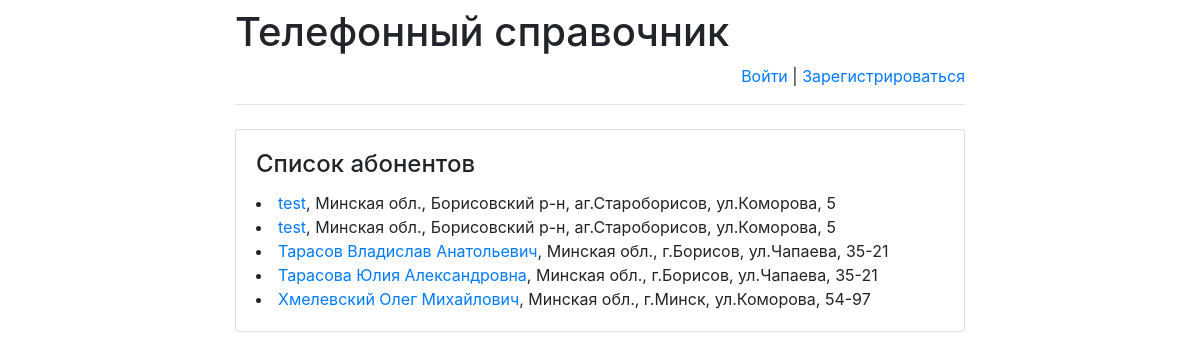
Before: /phones/ with the older database file.
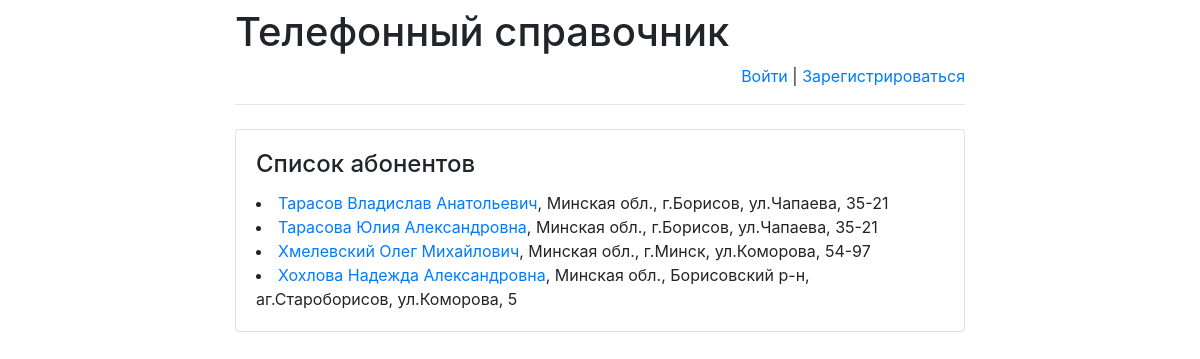
After: the same page with the newer database file.
### phones/models.py (models this page shows)
class Subscriber(models.Model):
    Name = models.CharField(max_length=255)
    RegDate = models.DateTimeField('date published')
    Address = models.CharField(max_length=255)

### phones/views.py (the view)
def index(request):
    message = None
    if "message" in request.GET:
        message = request.GET["message"]
    return render(
        request,
        "index.html",
        {
            "latest_subscribers":
                Subscriber.objects.order_by('Name')[:5],
            "message": message
        }
    )

### phones/templates/index.html (shortened to what this page needs)
{% extends 'base.html' %}
{% block main %}
    <h4 class="card-title">Список абонентов</h4>
    {% if latest_subscribers %}
        {% for Subscriber in latest_subscribers %}
            <li>
                <a href="/phones/{{ Subscriber.id }}/">{{ Subscriber.Name }}</a>, {{ Subscriber.Address }}
            </li>
        {% endfor %}
    {% else %}
        <p>Справочник пустой.</p>
    {% endif %}
{% endblock %}

Changed rows visible on the page:
removed Subscriber: Name "test", Address "Минская обл., Борисовский р-н, аг.Староборисов, ул.Коморова, 5"
removed Subscriber: Name "test", Address "Минская обл., Борисовский р-н, аг.Староборисов, ул.Коморова, 5"
now on this page (row unchanged): Subscriber: Name "Хохлова Надежда Александровна", Address "Минская обл., Борисовский р-н, аг.Староборисов, ул.Коморова, 5"
